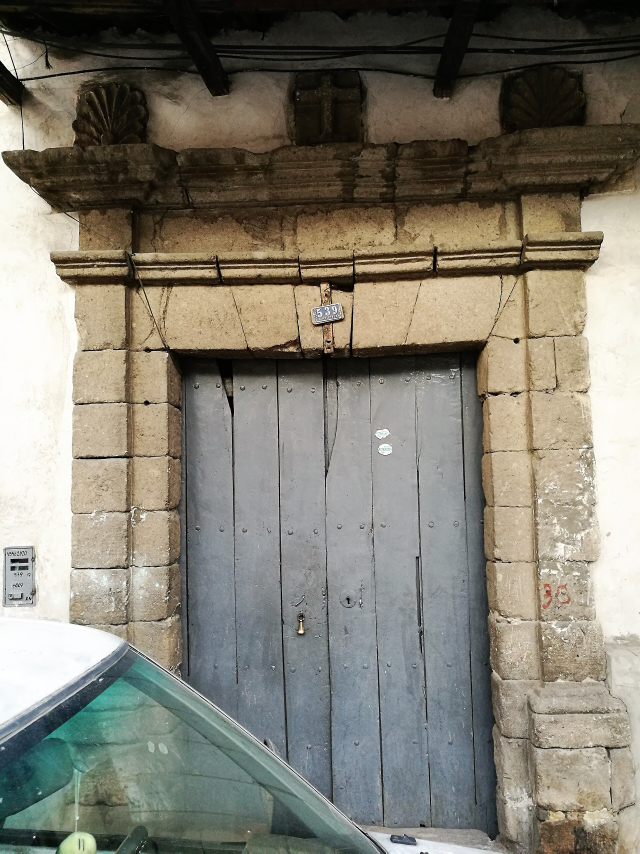
#> input picture docs/referencias/cajamarca/fachadas/puerta-cajamarca-b.jpg, 1920 x 2560 px, found by its file name (shown at 1/3 size)
$ python raw_crops.py
#> lines starting #> are read from the running program, lines starting #| are printed output that depends on the picture
from PIL import Image
import os

REF = r"C:\Users\Eduardo\AYNI-Unity\docs\referencias\cajamarca"
OUT = r"C:\Users\Eduardo\AYNI-Unity\docs\herramientas\out"
crops = {
    "raw_muro.png": (r"fachadas\puerta-cajamarca-b.jpg", (0.03, 0.32, 0.23, 0.80)),
    "raw_piedra.png": (r"monumentos\belen-hospital.jpg", (0.35, 0.24, 0.66, 0.60)),
    "raw_inca.png": (r"monumentos\cuarto-rescate.jpg", (0.50, 0.32, 0.86, 0.62)),
}
for name, (rel, box) in crops.items():
    im = Image.open(os.path.join(REF, rel)).convert("RGB")
#> im is the input picture: PIL image 1920x2560 RGB; mean R, G, B 129.1, 125.6, 113.8
    w, h = im.size
#> w = 1920; h = 2560
    x0, y0, x1, y1 = [int(round(v * d)) for v, d in zip(box, (w, h, w, h))]
#> x0 = 58; y0 = 819; x1 = 442; y1 = 2048
    c = im.crop((x0, y0, x1, y1))
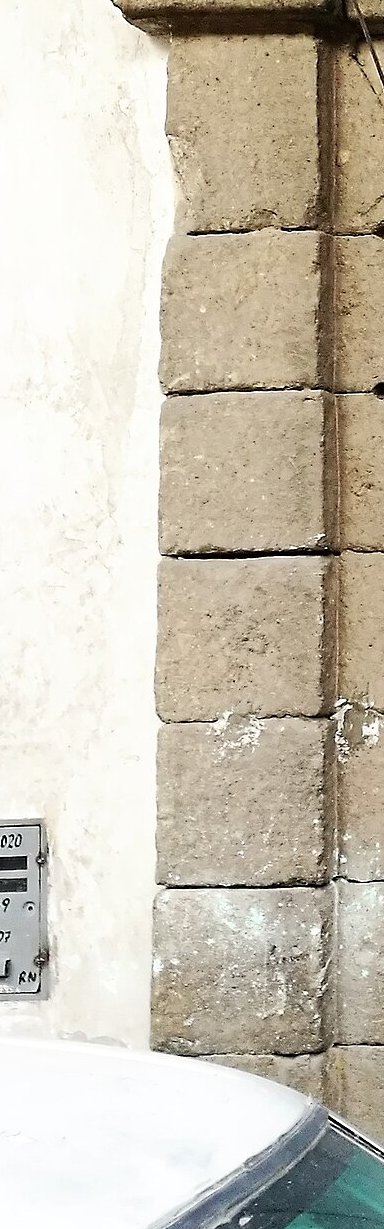
#> c: PIL image 384x1229 RGB; mean R, G, B 203.5, 196.7, 182.1
    c.save(os.path.join(OUT, name))
    print(name, c.size)
#| raw_muro.png (384, 1229)
#> pass 2 of the loop `for name, (rel, box) in crops.items():`:
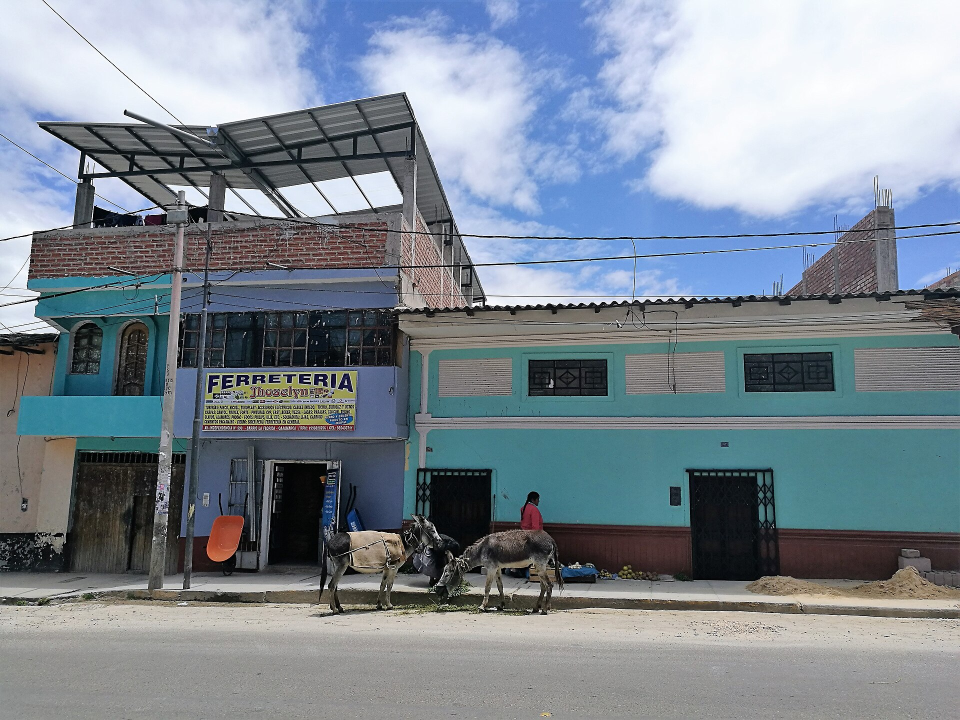
#> input picture docs/referencias/cajamarca/fachadas/casas-avenida-independencia.jpg, 1920 x 1440 px, given in place of belen-hospital.jpg, which was not available (shown at 1/2 size)
#> im is the input picture: PIL image 1920x1440 RGB; mean R, G, B 125.8, 136.7, 147
#> `c = im.crop((x0, y0, x1, y1))`:
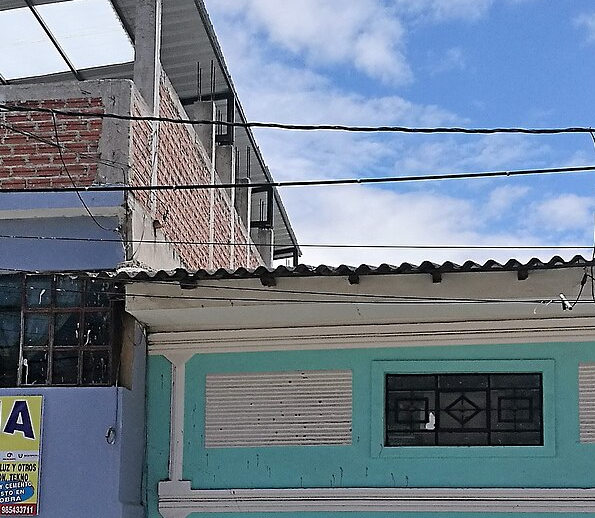
#> c: PIL image 595x518 RGB; mean R, G, B 113.7, 127.3, 142.3
#| raw_piedra.png (595, 518)
#> pass 3 of the loop `for name, (rel, box) in crops.items():`:
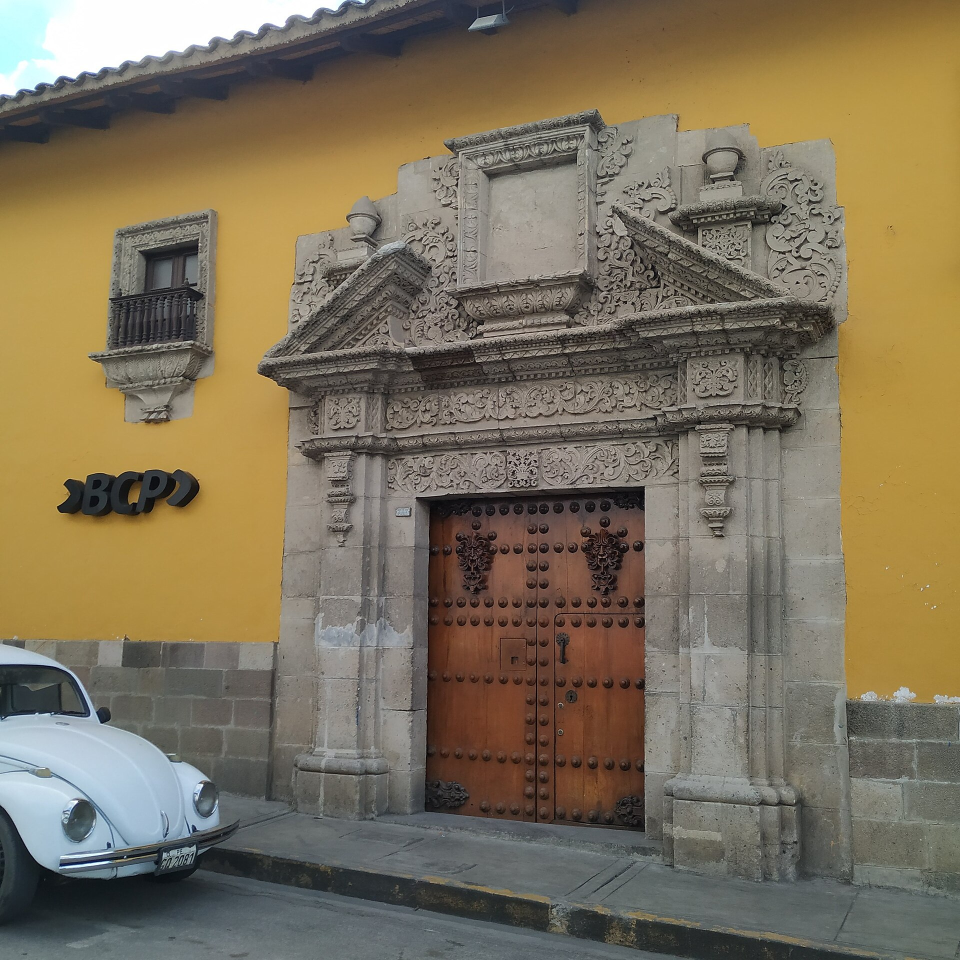
#> input picture docs/referencias/cajamarca/fachadas/casona-conde-uceda.jpg, 1920 x 1920 px, given in place of cuarto-rescate.jpg, which was not available (shown at 1/2 size)
#> im is the input picture: PIL image 1920x1920 RGB; mean R, G, B 125.6, 114.1, 91.5
#> `c = im.crop((x0, y0, x1, y1))`:
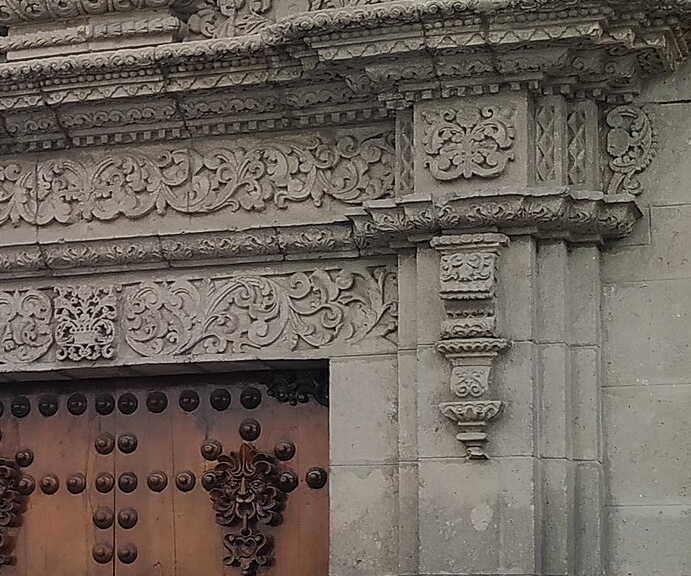
#> c: PIL image 691x576 RGB; mean R, G, B 108.2, 99.5, 91.6
#| raw_inca.png (691, 576)

# hoja de contactos
ims = [Image.open(os.path.join(OUT, n)) for n in crops]
W = sum(i.width for i in ims) + 20
#> W = 1690
H = max(i.height for i in ims) + 20
#> H = 1249
s = Image.new("RGB", (W, H), (240, 240, 240))
#> s: PIL image 1690x1249 RGB; every value is 240
x = 10
for i in ims:
    s.paste(i, (x, 10))
    x += i.width + 10
#> this loop made 3 passes
#> x on passes 1 to 3: 404, 1009, 1710
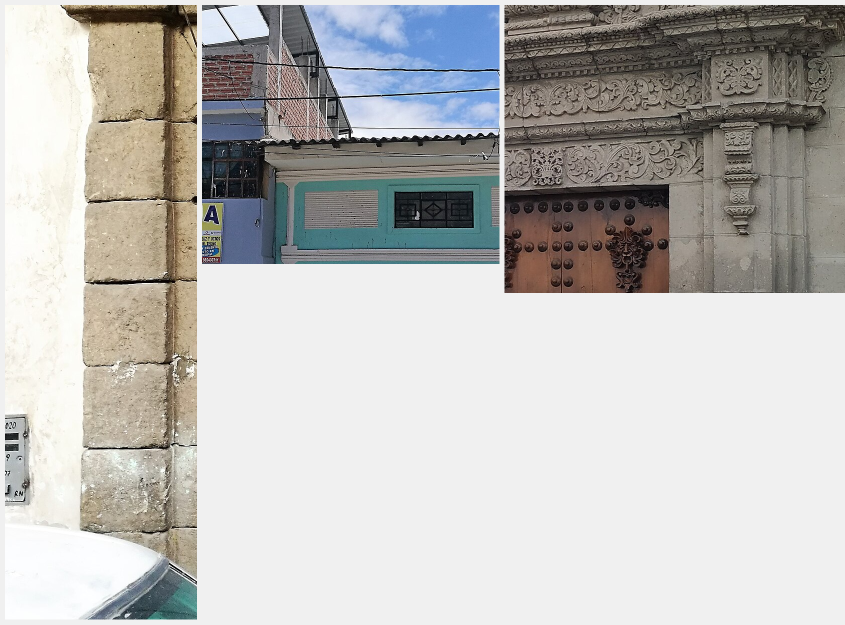
#> s: PIL image 1690x1249 RGB (shown at 1/2 size); mean R, G, B 188.8, 187.7, 185.1
#> after the loop, x = 1710
s.save(os.path.join(OUT, "raw_crops.png"))
print("sheet", s.size)
#| sheet (1690, 1249)
